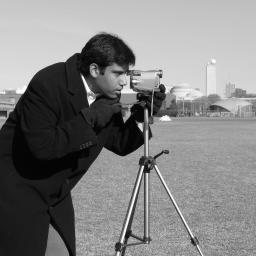
#> input picture src/assets/playground/camera-256.png, 256 x 256 px
$ python playground_goldens_transform.py
#> lines starting #> are read from the running program, lines starting #| are printed output that depends on the picture
"""Reference numbers for the `transform-coding` lab, computed independently of the TypeScript kit.

The lab runs an orthonormal 8 x 8 block DCT (scipy.fft.dctn, norm="ortho") or a 5-level orthonormal 2-D Haar transform
(PyWavelets, mode="periodization") on src/assets/playground/camera-256.png, rounds every coefficient to a multiple of `step`,
inverts, and measures. scripts/tests/lab-transform.test.ts runs the lab's own TypeScript pipeline on the same PNG and
compares with the JSON written here, so every number quoted in the lab's text is asserted.

Run: .venv/bin/python scripts/figures/playground_goldens_transform.py
Writes only scripts/tests/golden/transform-coding.json.
"""
import json
from pathlib import Path

import numpy as np
import pywt
from PIL import Image
from scipy import ndimage as ndi
from scipy.fft import dctn, idctn

ROOT = Path(__file__).resolve().parents[2]
im = np.asarray(Image.open(ROOT / "src/assets/playground/camera-256.png")).astype(np.float64) / 255
H, W = im.shape
#> H = 256; W = 256
LEVELS = 5
STEPS = [0.02, 0.05, 0.1, 0.2, 0.3, 0.4, 0.6, 0.8]
REGIONS = {"sky": (128, 8), "edge": (128, 64), "grass": (168, 152)}
ZOOM = 32


def block_dct(x):
    return dctn(x.reshape(H // 8, 8, W // 8, 8).swapaxes(1, 2), axes=(2, 3), norm="ortho")


def block_idct(c):
    return idctn(c, axes=(2, 3), norm="ortho").swapaxes(1, 2).reshape(H, W)


def haar(x):
    c = pywt.wavedec2(x, "haar", level=LEVELS, mode="periodization")
    return pywt.coeffs_to_array(c)


def ihaar(a, slices):
    c = pywt.array_to_coeffs(a, slices, output_format="wavedec2")
    return pywt.waverec2(c, "haar", mode="periodization")


def psnr(a, b):
    return float(10 * np.log10(1 / np.mean((a - b) ** 2)))


def seam_ratio(x):
    dx = np.abs(np.diff(x, axis=1))   # between column i and i+1
    dy = np.abs(np.diff(x, axis=0))
    ix = np.arange(W - 1) % 8 == 7
    iy = np.arange(H - 1) % 8 == 7
    edge = dx[:, ix].sum() + dy[iy, :].sum()
    n_edge = dx[:, ix].size + dy[iy, :].size
    inner = dx[:, ~ix].sum() + dy[~iy, :].sum()
    n_inner = dx[:, ~ix].size + dy[~iy, :].size
    return float(edge / n_edge / (inner / n_inner))


# Smoothest half = the 32768 pixels with the smallest Sobel gradient magnitude (stable order for ties).
g = np.hypot(ndi.sobel(im, axis=1, mode="nearest"), ndi.sobel(im, axis=0, mode="nearest"))
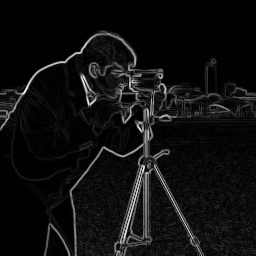
#> g: shape (256, 256) float64; min 0, max 3.58, mean 0.222; drawn with min black and max white
order = np.argsort(g.ravel(), kind="stable")
busy = np.zeros(H * W, bool)
busy[order[H * W // 2:]] = True
busy = busy.reshape(H, W)

cd = block_dct(im)
ch, slices = haar(im)
#> in haar, `c = pywt.wavedec2(x, "haar", level=LEVELS, mode="periodization")`: c = 6 items
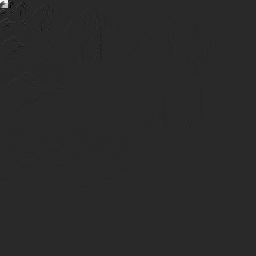
#> ch: shape (256, 256) float64; min -5.15, max 26.91, mean 0; drawn with min black and max white
#> slices = 6 items
rows = []
for kind in ("dct", "haar"):
    for step in STEPS:
        c = cd if kind == "dct" else ch
        q = np.round(c / step) * step
        r = block_idct(q) if kind == "dct" else ihaar(q, slices)
        e = r - im
        row = dict(
            transform=kind, step=step,
            nonzero=float(np.mean(q != 0)),
            psnr=psnr(im, r),
            psnr_clipped=psnr(im, np.clip(r, 0, 1)),
            mae_smooth=float(255 * np.abs(e[~busy]).mean()),
            mae_busy=float(255 * np.abs(e[busy]).mean()),
            seam=seam_ratio(r),
            coef_sq_error=float(np.sum((c - q) ** 2)),
            pixel_sq_error=float(np.sum(e ** 2)),
        )
        for name, (x, y) in REGIONS.items():
            row[f"box_{name}"] = float(255 * np.abs(e[y:y + ZOOM, x:x + ZOOM]).mean())
        rows.append(row)
#> this loop made 2 passes
#> pass 1, in seam_ratio, `dx = np.abs(np.diff(x, axis=1))`:
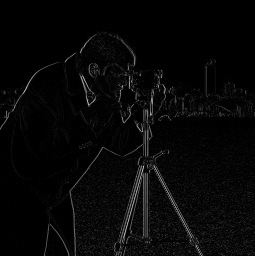
#> dx: shape (256, 255) float64; min 0, max 0.769, mean 0.029
#> pass 1, in seam_ratio, `dy = np.abs(np.diff(x, axis=0))`:
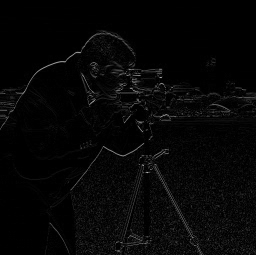
#> dy: shape (255, 256) float64; min 0, max 0.684, mean 0.026
#> after the loop:
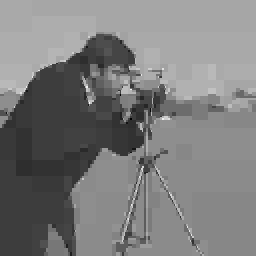
#> r: shape (256, 256) float64; min -0.3, max 1.35, mean 0.506; drawn with min black and max white
#> after the loop, rows = 16 items

out = dict(w=W, h=H, levels=LEVELS, original_seam=seam_ratio(im), rows=rows)
#> out = 5 items
dest = ROOT / "scripts/tests/golden/transform-coding.json"
dest.write_text(json.dumps(out, indent=1))
for r in rows:
    print(f"{r['transform']:4s} step {r['step']:<4} nonzero {100 * r['nonzero']:5.2f}%  PSNR {r['psnr']:5.2f} (clipped {r['psnr_clipped']:5.2f})  "
          f"MAE smooth/busy {r['mae_smooth']:.2f}/{r['mae_busy']:.2f}  seam {r['seam']:.2f}  boxes "
          f"{r['box_sky']:.2f}/{r['box_edge']:.2f}/{r['box_grass']:.2f}")
#> this loop made 16 passes
#| dct  step 0.02 nonzero 43.83%  PSNR 46.35 (clipped 46.35)  MAE smooth/busy 0.70/1.16  seam 1.06  boxes 0.42/1.17/1.15
#| dct  step 0.05 nonzero 27.65%  PSNR 39.27 (clipped 39.28)  MAE smooth/busy 1.26/2.74  seam 1.13  boxes 0.70/2.65/2.80
#| dct  step 0.1  nonzero 15.07%  PSNR 34.32 (clipped 34.34)  MAE smooth/busy 1.88/4.90  seam 1.27  boxes 1.02/4.85/4.70
#| dct  step 0.2  nonzero  7.01%  PSNR 30.50 (clipped 30.56)  MAE smooth/busy 2.79/7.53  seam 1.70  boxes 1.45/8.96/5.70
#| dct  step 0.3  nonzero  4.79%  PSNR 28.67 (clipped 28.74)  MAE smooth/busy 3.58/9.13  seam 2.03  boxes 2.46/12.00/5.88
#| dct  step 0.4  nonzero  3.74%  PSNR 27.35 (clipped 27.45)  MAE smooth/busy 4.48/10.38  seam 2.41  boxes 3.35/13.82/5.70
#| dct  step 0.6  nonzero  2.78%  PSNR 25.58 (clipped 25.69)  MAE smooth/busy 6.37/12.26  seam 2.99  boxes 7.16/18.00/5.70
#| dct  step 0.8  nonzero  2.35%  PSNR 24.65 (clipped 24.78)  MAE smooth/busy 6.02/13.51  seam 3.40  boxes 3.81/20.84/5.70
#> (further printed lines are left out)
print("original seam ratio", round(out["original_seam"], 3))
#| original seam ratio 1.029
print("wrote", dest)

$ run again, with src/assets/playground/camera-crop-128.png copied over src/assets/playground/camera-256.png
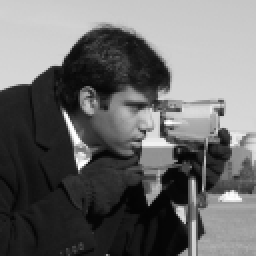
#> input picture src/assets/playground/camera-crop-128.png, 128 x 128 px (shown 2 times larger)
#> order = 16384 values, max 16383 at index 10054, min 0 at index 0, mean 8191.5
#> in haar, `c = pywt.wavedec2(x, "haar", level=LEVELS, mode="periodization")`: c = 6 items
#> the loop `for kind in ("dct", "haar"):` made 2 passes
#> pass 1, in seam_ratio, `dy = np.abs(np.diff(x, axis=0))`:
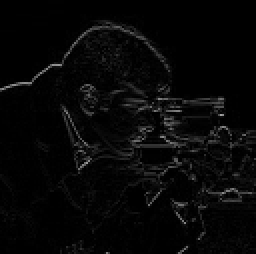
#> dy: shape (127, 128) float64 (shown 2 times larger); min 0, max 0.637, mean 0.0295
#> after the loop `for kind in ("dct", "haar"):`:
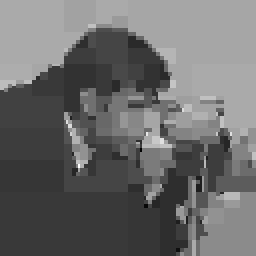
#> r: shape (128, 128) float64 (shown 2 times larger); min -0.275, max 1.38, mean 0.419; drawn with min black and max white
#> after the loop `for kind in ("dct", "haar"):`: rows = 16 items
#> out = 5 items
#> the loop `for r in rows:` made 16 passes
#| dct  step 0.02 nonzero 44.77%  PSNR 46.17 (clipped 46.17)  MAE smooth/busy 0.75/1.15  seam 1.22  boxes nan/nan/nan
#| dct  step 0.05 nonzero 27.78%  PSNR 39.23 (clipped 39.25)  MAE smooth/busy 1.43/2.66  seam 1.28  boxes nan/nan/nan
#| dct  step 0.1  nonzero 17.22%  PSNR 34.47 (clipped 34.52)  MAE smooth/busy 2.06/4.70  seam 1.46  boxes nan/nan/nan
#| dct  step 0.2  nonzero  9.53%  PSNR 30.14 (clipped 30.27)  MAE smooth/busy 3.19/7.63  seam 1.75  boxes nan/nan/nan
#| dct  step 0.3  nonzero  6.56%  PSNR 27.99 (clipped 28.10)  MAE smooth/busy 3.64/9.70  seam 2.07  boxes nan/nan/nan
#> (further printed lines are left out)
#| original seam ratio 1.197
